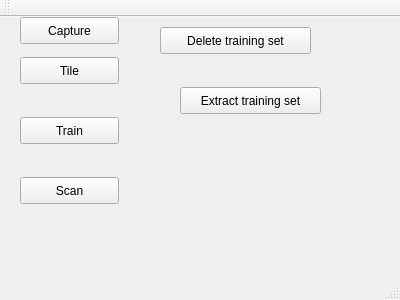
<?xml version="1.0" encoding="UTF-8"?>
<ui version="4.0">
 <class>MainWindow</class>
 <widget class="QMainWindow" name="MainWindow">
  <property name="geometry">
   <rect>
    <x>0</x>
    <y>0</y>
    <width>400</width>
    <height>300</height>
   </rect>
  </property>
  <property name="windowTitle">
   <string>COC-Legend</string>
  </property>
  <widget class="QWidget" name="centralWidget">
   <widget class="QPushButton" name="pushButton">
    <property name="geometry">
     <rect>
      <x>20</x>
      <y>0</y>
      <width>99</width>
      <height>27</height>
     </rect>
    </property>
    <property name="text">
     <string>Capture</string>
    </property>
   </widget>
   <widget class="QPushButton" name="pushButton_2">
    <property name="geometry">
     <rect>
      <x>20</x>
      <y>40</y>
      <width>99</width>
      <height>27</height>
     </rect>
    </property>
    <property name="text">
     <string>Tile</string>
    </property>
   </widget>
   <widget class="QPushButton" name="pushButton_3">
    <property name="geometry">
     <rect>
      <x>20</x>
      <y>100</y>
      <width>99</width>
      <height>27</height>
     </rect>
    </property>
    <property name="text">
     <string>Train</string>
    </property>
   </widget>
   <widget class="QPushButton" name="pushButton_4">
    <property name="geometry">
     <rect>
      <x>20</x>
      <y>160</y>
      <width>99</width>
      <height>27</height>
     </rect>
    </property>
    <property name="text">
     <string>Scan</string>
    </property>
   </widget>
   <widget class="QPushButton" name="pushButton_5">
    <property name="geometry">
     <rect>
      <x>160</x>
      <y>10</y>
      <width>151</width>
      <height>27</height>
     </rect>
    </property>
    <property name="text">
     <string>Delete training set</string>
    </property>
   </widget>
   <widget class="QPushButton" name="pushButton_6">
    <property name="geometry">
     <rect>
      <x>180</x>
      <y>70</y>
      <width>141</width>
      <height>27</height>
     </rect>
    </property>
    <property name="text">
     <string>Extract training set</string>
    </property>
   </widget>
  </widget>
  <widget class="QMenuBar" name="menuBar">
   <property name="geometry">
    <rect>
     <x>0</x>
     <y>0</y>
     <width>400</width>
     <height>25</height>
    </rect>
   </property>
  </widget>
  <widget class="QToolBar" name="mainToolBar">
   <attribute name="toolBarArea">
    <enum>TopToolBarArea</enum>
   </attribute>
   <attribute name="toolBarBreak">
    <bool>false</bool>
   </attribute>
  </widget>
  <widget class="QStatusBar" name="statusBar"/>
 </widget>
 <layoutdefault spacing="6" margin="11"/>
 <resources/>
 <connections/>
</ui>
